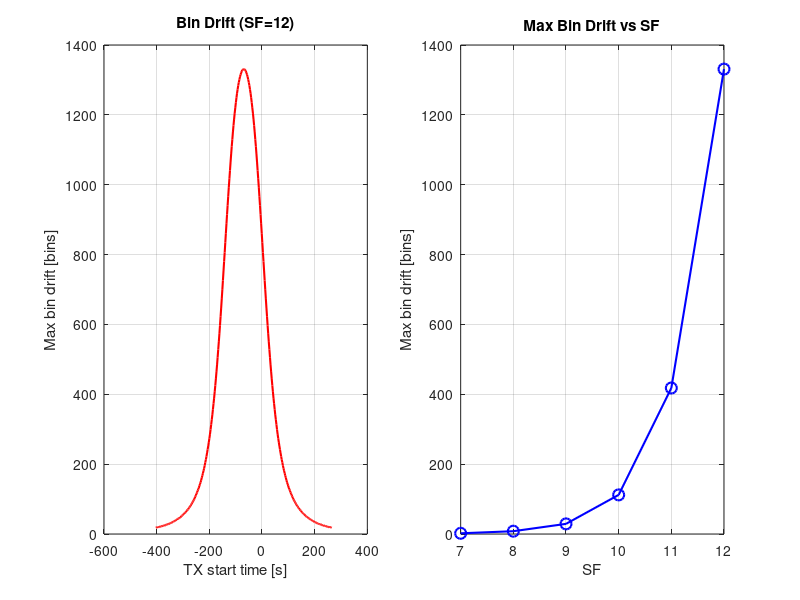

Reproduce this figure in MATLAB.
clear; 
close all; 
clc;

SF_list = [7, 8, 9, 10, 11, 12];

n_bit  = 10;
h       = 540e3;
v_sat   = 7600;
f_c     = 920e6;
c_light = 3e8;
El_min  = 10;
t_max = h / (v_sat * tand(El_min));

SF     = 12;
M      = 2^SF;
BW     = 100e3;
df     = BW / M;
T_slot = M / BW;
C      = 3 * 2^n_bit + 303;
T_cw   = (C - 1) * T_slot;
fd     = @(t) -(f_c/c_light) .* v_sat^2 .* t ./ sqrt(h^2 + (v_sat.*t).^2);

fprintf('C = %d slots\n', C);
fprintf('T_cw = %.1f s\n', T_cw);
fprintf('T_pass = %.1f s\n', 2*t_max);

pulse_slots = round(linspace(0, C-1, 9));
t_starts    = linspace(-t_max, t_max - T_cw, 300);

req_jt = zeros(1, length(t_starts));
for k = 1:length(t_starts)
    t_p        = t_starts(k) + pulse_slots * T_slot;
    bins       = round(fd(t_p) / df);
    req_jt(k)  = max(bins) - min(bins);
end

fprintf('Max bin drift = %d bins\n', max(req_jt));

max_drift = zeros(1, length(SF_list));
for si = 1:length(SF_list)
    sf     = SF_list(si);
    m      = 2^sf;
    df_sf  = BW / m;
    ts     = m / BW;
    c      = 3 * 2^n_bit + 303;
    tcw    = (c - 1) * ts;
    ps     = round(linspace(0, c-1, 9));
    ts_vec = linspace(-t_max, t_max - tcw, 300);
    md     = 0;
    for k = 1:length(ts_vec)
        t_p  = ts_vec(k) + ps * ts;
        bins = round(fd(t_p) / df_sf);
        md   = max(md, max(bins) - min(bins));
    end
    max_drift(si) = md;
end

t_pass = linspace(-t_max, t_max, 500);

figure('Position', [100 100 1000 400]);

subplot(1,2,1);
plot(t_starts, req_jt, 'r-', 'LineWidth', 1.5);
xlabel('TX start time [s]');
ylabel('Max bin drift [bins]');
title(sprintf('Bin Drift (SF=12)'));
grid on;

subplot(1,2,2);
plot(SF_list, max_drift, 'bo-', 'LineWidth', 1.5, 'MarkerSize', 8);
xlabel('SF');
ylabel('Max bin drift [bins]');
title('Max Bin Drift vs SF');
grid on;
